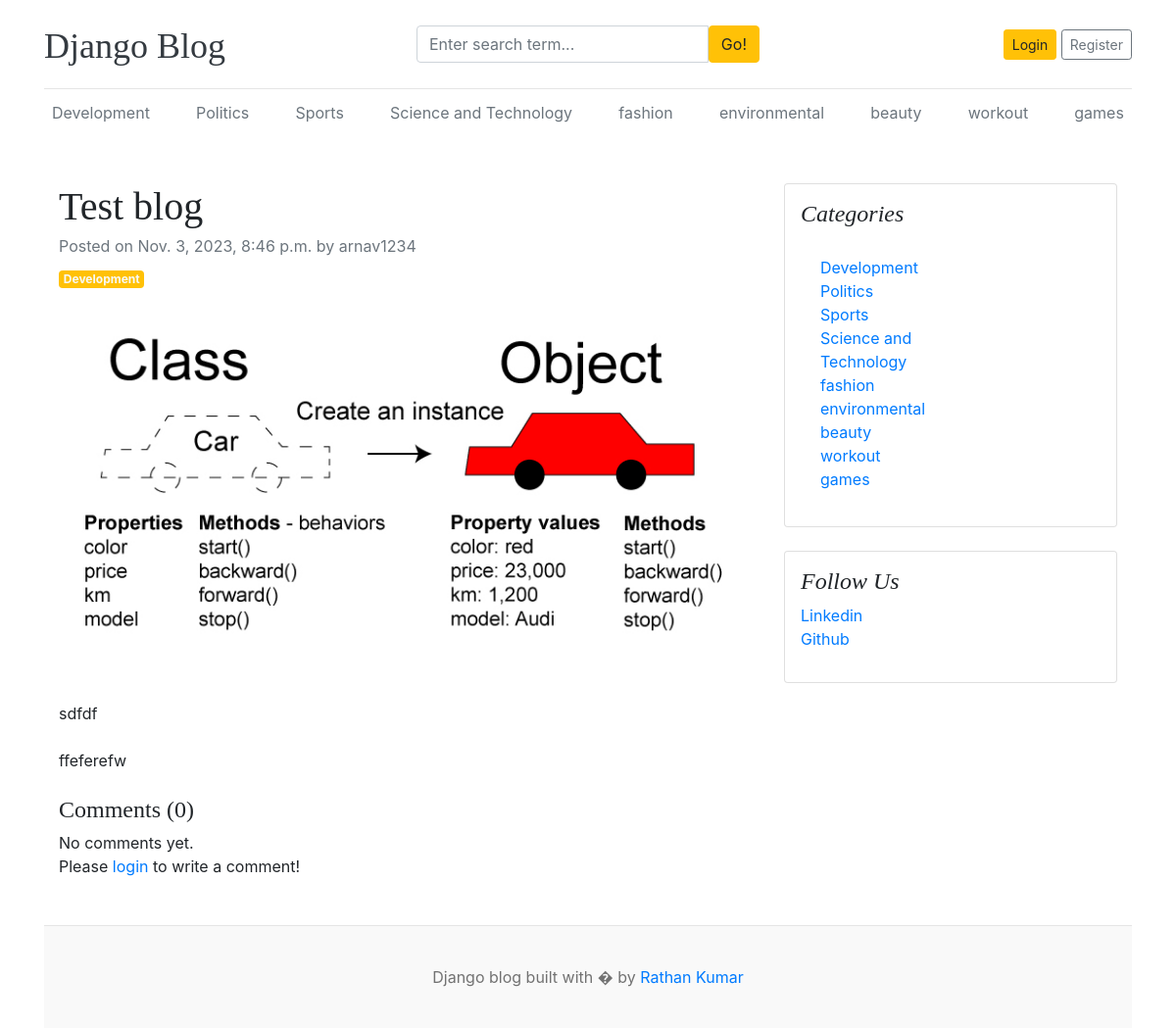
The app's page /blogs/test-blog/ with its own data.
### blogs/models.py (models this page shows, shortened)
class Category(models.Model):
  category_name=models.CharField(max_length=50,unique=True)
  created_at=models.DateTimeField(auto_now_add=True)
  updated_at=models.DateTimeField(auto_now=True)
  class Meta:
    verbose_name_plural='categories'
  def __str__(self):
    return self.category_name

class Blog(models.Model):
  title=models.CharField(max_length=100)
  slug=models.SlugField(max_length=150,unique=True,blank=True)
  category=models.ForeignKey(Category,on_delete=models.CASCADE)
  author=models.ForeignKey(User,on_delete=models.CASCADE)
  featured_image=models.ImageField(upload_to='uploads/%Y/%m/%d')
  short_description=models.TextField(max_length=500)
  blog_body=models.TextField(max_length=2000)
  status=models.CharField(max_length=20,choices=STATUS_CHOICES,default='Draft')
  is_featured=models.BooleanField(default=False)
  created_at=models.DateTimeField(auto_now_add=True)
  updated_at=models.DateTimeField(auto_now=True)

### assignments/models.py (models this page shows, shortened)
class SocialLink(models.Model):
  platform = models.CharField(max_length=25)
  link=models.URLField(max_length=100)
  created_at=models.DateTimeField(auto_now_add=True)
  updated_at=models.DateTimeField(auto_now=True)

### blogs/views.py (the view, shortened to what this page needs)
# urls.py: path('blogs/<slug:slug>/',Blogview.blogs,name='blogs'),
def blogs(request,slug):
  single_blog = get_object_or_404(Blog,slug=slug,status='Published')
  comments=Comment.objects.filter(blog=single_blog)
  comment_count=comments.count()
  context={
    'single_blog':single_blog,
    'comments':comments,
    'comment_count':comment_count,
  }
  return render(request,'blogs.html',context)

### blogs/context_processors.py (called while the page is built)
def get_categories(request):
  categories=Category.objects.all()
  return dict(categories=categories)

def get_social_links(request):
  social_links = SocialLink.objects.all()
  return dict(social_links=social_links)

### templates/blogs.html
{% extends 'base.html' %}
{% block content %}
<div class="container mt-5">
  <div class="row">
      <div class="col-lg-8">
          <article>
              <header class="mb-4">
                  <h1 class="fw-bolder mb-1">{{ single_blog.title }}</h1>
                  <div class="text-muted fst-italic mb-2">Posted on {{ single_blog.created_at }} by {{ single_blog.author }} </div>
                  <a class="badge bg-warning text-decoration-none text-light" href="#!"> {{ single_blog.category }} </a>
              </header>
              <figure class="mb-4"><img class="img-fluid rounded" src=" {{ single_blog.featured_image.url }} " alt="..." /></figure>
              <section class="mb-5">
                  <p class="fs-5 mb-4"> {{ single_blog.short_description }} </p>
                  <p class="fs-5 mb-4"> {{ single_blog.blog_body }} </p>
                <h4>Comments ({{ comment_count }}) </h4>
                {% if comments %}
                        {% for comment in comments %}
                            <div class="card mt-1">
                                <div class="card-body">
                                    <p class="card-text md-0"> {{ comment }}</p>
                                    <span>
                                        <small> By {{ comment.user }} </small>
                                        <small>| {{ comment.created_at | timesince }} ago</small>
                                    </span>
                                </div>
                            </div>
                        {% endfor %}
                {% else %}
                No comments yet.
                {% endif %}
                <br>
                <div class="form-group">
                    {% if user.is_authenticated %}
                    <form action="" method="POST">
                        {% csrf_token %}
                        <div class="form-group">
                            <textarea name="comment" class="form-control" cols="30" rows="10" placeholder="Write your comment"></textarea>
                            <input type="submit" value="Submit" class="btn btn-primary mt-2">
                        </div>
                    </form>
                    {% else %}
                    <p> Please <span><a href="{% url 'login' %}">login</a></span> to write a comment! </p>
                    {% endif %}
                </div>
                  </section>
          </article>
      </div>
      <div class="col-lg-4">
          <div class="card mb-4 p-3">
              <h4 class="font-italic">Categories</h4>
              <div class="card-body">
                  <div class="row">
                      <div class="col-sm-6">
                          <ul class="list-unstyled mb-0">
                            {% for cat in categories %}
                                <li><a href="{% url 'posts_by_category' cat.id %}"> {{cat.category_name}} </a></li>
                            {% endfor %}
                          </ul>
                      </div>
                  </div>
              </div>
          </div>
          {% if social_links %}
          <div class="card mb-4 p-3">
              <h4 class="font-italic">Follow Us</h4>
              <ol class="list-unstyled">
                {% for i in social_links %}
                <li><a href="{{ i.link }}" target="blank"> {{i.platform}} </a></li>
                {% endfor %}
              </ol>
          </div>
          {% endif %}
      </div>
  </div>
</div>
{% endblock %}

### templates/base.html (shortened to what this page needs)
{% load static %}
<!DOCTYPE html>
<html lang="en">
<head>
    <link href="https://getbootstrap.com/docs/4.0/dist/css/bootstrap.min.css" rel="stylesheet">
    <link href="{% static 'css/blog.css' %}" rel="stylesheet">
    <link rel="stylesheet" href="https://cdnjs.cloudflare.com/ajax/libs/font-awesome/4.7.0/css/font-awesome.min.css">
  </head>
<body>
    <div class="container">
      <header class="blog-header py-3">
        <div class="row flex-nowrap justify-content-between align-items-center">
          <div class="col-4 pt-1">
            <a class="blog-header-logo text-dark" href="/">Django Blog</a>
          </div>
          <div class="col-4">
            <form action="{% url 'search' %}" method="GET">
                <div class="input-group">
                    <input class="form-control" type="text" name="keyword" value="{{keyword}}" placeholder="Enter search term..." aria-label="Enter search term..." aria-describedby="button-search" />
                    <button type="submit" class="btn btn-warning" id="button-search" type="button">Go!</button>
                </div>
            </form>
        </div>
          <div class="col-4 d-flex justify-content-end align-items-center">
            {% if not user.is_authenticated %}
            <a class="btn btn-sm btn-warning" href="{% url 'login' %}">Login</a> &nbsp;
            <a class="btn btn-sm btn-outline-secondary" href="{% url 'register' %}">Register</a>
            {% else %}
            <span> <a href="{% url 'dashboard' %}"> Dashboard </a> </span>
            &emsp;
            <span> <a href="{% url 'logout' %}"> Logout </a> </span>
            {% endif %}
          </div>
        </div>
      </header>
      <div class="nav-scroller py-1 mb-2">
        <nav class="nav d-flex justify-content-between">
          {% for cat in categories %}
          <a class="p-2 text-muted" href="{% url 'posts_by_category' cat.id %}">{{cat.category_name}}</a>
          {% endfor %}
        </nav>
      </div>
{% block content %}
{% endblock %}
<footer class="blog-footer">
  <p>Django blog built with � by <a href="#">Rathan Kumar</a></p>
</footer>
</body>
</html>

### blog_main/static/css/blog.css (style rules this page uses)
.blog-header { border-bottom: 1px solid #e5e5e5; }
.blog-header-logo { font-family: "Playfair Display", Georgia, "Times New Roman", serif; font-size: 2.25rem; }
h1, h2, h3, h4, h5, h6 { font-family: "Playfair Display", Georgia, "Times New Roman", serif; }
.blog-footer { padding: 2.5rem 0; color: #727272; text-align: center; background-color: #f9f9f9; border-top: .05rem solid #e5e5e5; }
.blog-footer p:last-child { margin-bottom: 0; }

### records on screen
Category: category_name "Development"
Category: category_name "Politics"
Category: category_name "Sports"
Category: category_name "Science and Technology"
Category: category_name "fashion"
Category: category_name "environmental"
Category: category_name "beauty"
Category: category_name "workout"
Category: category_name "games"
Blog: title "Test blog", created_at "Nov. 3, 2023, 8:46 p.m.", author "arnav1234", category "Development", featured_image (picture), short_description "sdfdf", blog_body "ffeferefw"
SocialLink: platform "Linkedin"
SocialLink: platform "Github"

### other values on screen
{{ comment_count }} "0"
